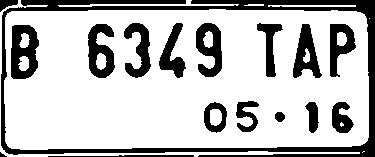
#> input picture data/InvertedBinaryImage.jpg, 375 x 157 px
$ python region_growing.py
#> lines starting #> are read from the running program, lines starting #| are printed output that depends on the picture; after the words box and inside, x2 and y2 are one past the last pixel; in counts of white or black regions, pixels touching at a corner belong together
import copy
from PIL import Image as Images
import numpy
import cv2


class Image:

    def __init__(self):
        pass

    def readImage(self,path):
#> called with path = 'data/InvertedBinaryImage.jpg'
        return cv2.imread(path,0)
#> returned value is the input picture: shape (157, 375); min 0, max 255, mean 190

    def imageToGray(self,image):
        return cv2.cvtColor(image,cv2.COLOR_RGB2GRAY)

    def medianBluring(self,image,filter_size):
        return cv2.medianBlur(image,filter_size)

    def saveImage(self,file_name,image):
        return cv2.imwrite(file_name,image)

    def edgeDetection(self,image):
        return cv2.Canny(image,100,200)

    def imageToBinary(self,image):
        return cv2.threshold(image,127,255,cv2.THRESH_BINARY_INV)

    def imageToInverseBinary(self,image):
        return cv2.threshold(image,0,127,cv2.THRESH_BINARY)

class Binarization(Image):

    def __init__(self):
        pass

    def binarization(self,image):
        return Image.imageToBinary(self,image)[1]

class Data:
    def __init__(self):
        pass

    def clockWise(self):
        clocks = []
        clocks.append([-1,-1])
        clocks.append([-1,0])
        clocks.append([-1,1])
        clocks.append([0,-1])
        clocks.append([0,1])
        clocks.append([1,-1])
        clocks.append([1,0])
        clocks.append([1,1])
        return clocks

class Localization(Image, Data):

    def __init__(self):
        pass

    def localization(self,image):
        background_counter = dict()
        background_counter[0] = 0
        background_counter[255] = 0
        is_visit = copy.copy(image)*0
        region_number = 0
        region = []
        for x in range(0,len(image[0])):
            for y in range(0,len(image)):
                background_counter[image[y][x]]+=1
                if is_visit[y][x] == 0:
                    stack = []
                    region_number+=1
                    stack.append([y,x])
                    is_visit[y][x] = int(region_number)
                    coordinate,is_visit = self.growing(image,is_visit,stack,region_number)
                    img = image[coordinate[2]:coordinate[0],coordinate[3]:coordinate[1]]
                    if (coordinate[0]-coordinate[2])>= len(image)/3 and (coordinate[1]-coordinate[3])>=len(image[0])/50 and (coordinate[0]-coordinate[2])<= len(image)/1.5 and (coordinate[1]-coordinate[3])<=len(image[0])/1.5:
                        region.append(img)
        if background_counter[255] > background_counter[0]:
            result = region
        else :
            result = []
            cntr = 0
            for x in region:
                cntr+=1
                for row in range(0,len(x)):
                    for col in range(0,len(x[row])):
                        if x[row][col] == 255:
                            x[row][col] = 0
                        else :
                            x[row][col] = 255
                result.append(x)
        return result

    def growing(self,image,is_visit,stack,region_number):
        listsY = []
        listsX = []
        clock = Data.clockWise(self)
        while len(stack)!=0:
            coory,coorx = stack[0]
            stack.pop(0)
            listsY.append(coory)
            listsX.append(coorx)
            for x in clock:
                try :
                    if coory+x[0] < 0 or coory+x[0] > len(is_visit) or coorx+x[1] <0 or coorx+x[1] > len(is_visit[0]):
                        pass
                    elif is_visit[coory+x[0]][coorx+x[1]] == 0 and image[coory][coorx] == image[coory+x[0]][coorx+x[1]]:
                        is_visit[coory+x[0]][coorx+x[1]] = region_number
                        stack.append([coory+x[0],coorx+x[1]])
                except :
                    pass
        return [max(listsY),max(listsX),min(listsY),min(listsX)],is_visit


if __name__ == '__main__':
    Image = Image()
    Binarization = Binarization()
    Localization = Localization()
    filename = "InvertedBinaryImage.jpg"
    image_path = 'data/'+filename
    image = Image.readImage(image_path)
    binaryimage = Image.imageToBinary(image)[1]
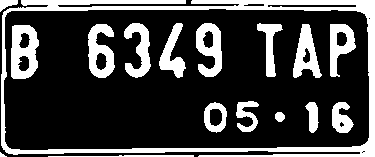
#> binaryimage: shape (157, 375); 25.5% white; 17 white regions (1 under 20 px), largest, box (x1, y1, x2, y2) and area: (1, 0, 375, 157) 6656, (11, 25, 39, 79) 1075, (88, 24, 115, 78) 908
    str('asd')
    splited_image = Localization.localization(binaryimage)
#> in localization, `is_visit = copy.copy(image)*0`: is_visit: shape (157, 375); every value is 0
#> after the loop in localization, `for x in range(0,len(image[0])):`:
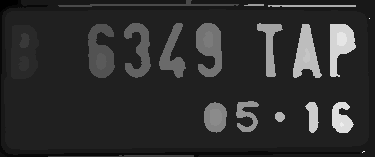
#> is_visit: shape (157, 375); min 1, max 32, mean 6.7; drawn with min black and max white
#> after the loop in localization, `for x in range(0,len(image[0])):`: background_counter = {0: 43873, 255: 15002}; coordinate = [18, 369, 18, 369]; img = empty array; region = 7 items; region_number = 32; stack = []
#> the loop in localization, `for x in region:` made 7 passes
#> after the loop in localization, `for x in region:`: cntr = 7; result = 7 items
#> splited_image = 7 items
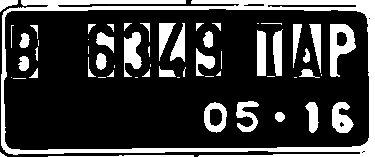
#> binaryimage: shape (157, 375); 23.1% white; 59 white regions (20 under 20 px), largest, box (x1, y1, x2, y2) and area: (1, 0, 375, 157) 6656, (330, 24, 356, 77) 738, (124, 32, 142, 77) 507
    for x in range(0,len(splited_image)):
        Image.saveImage('dataset/test/'+str(x+1)+'.png',splited_image[x])
#> this loop made 7 passes
#> pass 1, in saveImage, `return cv2.imwrite(file_name,image)`:
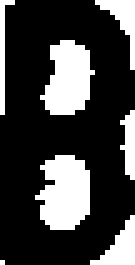
#> saved as 1.png: shape (53, 27) (shown 5 times larger); 26.2% white; 7 white regions (1 under 20 px), largest, box (x1, y1, x2, y2) and area: (7, 31, 18, 46) 126, (8, 8, 19, 23) 113, (18, 43, 27, 53) 43, (19, 0, 27, 14) 39, (24, 22, 27, 36) 28, (0, 0, 3, 23) 25
#> pass 2, in saveImage (call 2), `return cv2.imwrite(file_name,image)`:
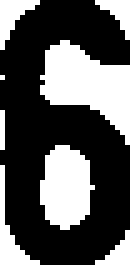
#> saved as 2.png: shape (53, 26) (shown 5 times larger); 34.9% white; 8 white regions (2 under 20 px), largest, box (x1, y1, x2, y2) and area: (8, 8, 26, 29) 204, (8, 29, 19, 46) 138, (0, 33, 8, 53) 45, (0, 0, 8, 10) 36, (19, 0, 26, 8) 26, (19, 46, 26, 53) 23
